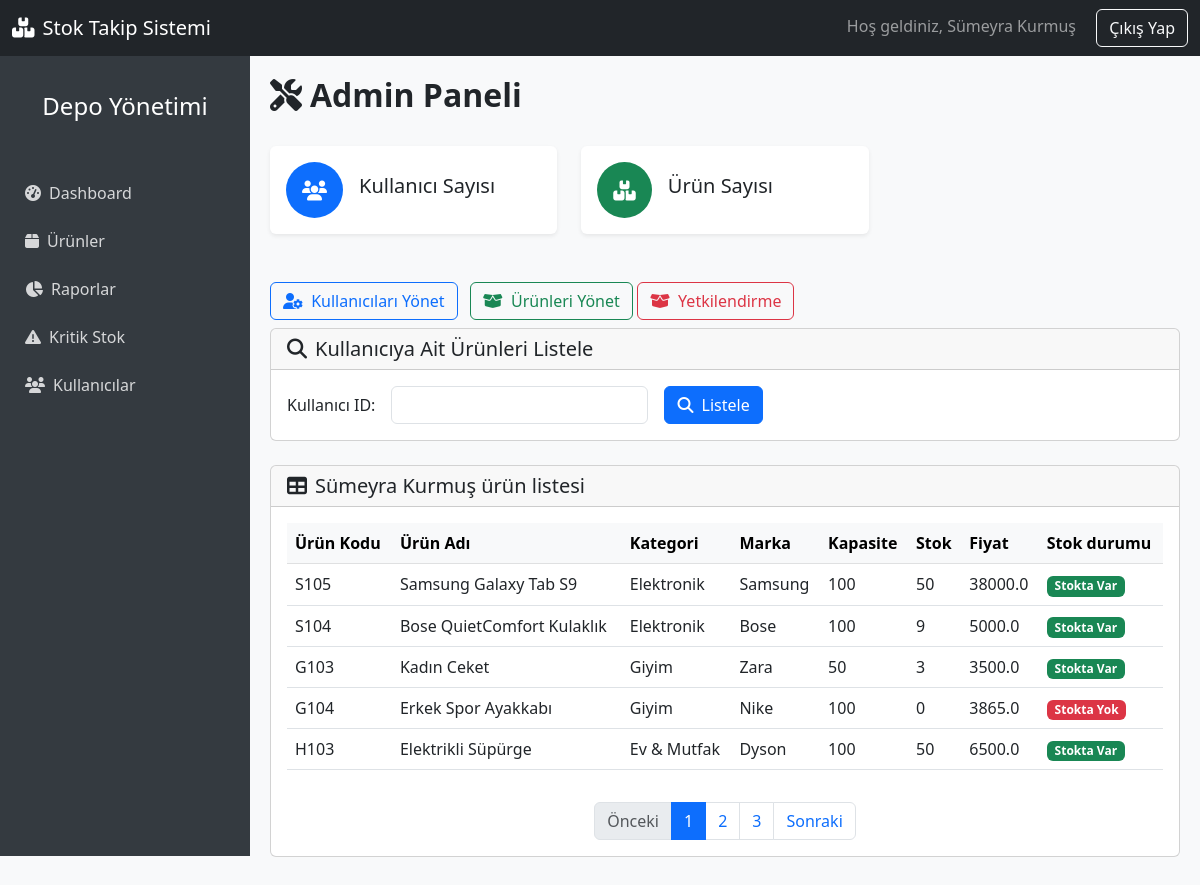
Screenshot of /admin/user-products?user_id=2 (signed in) with the database file from the repository.
### app.py (models this page shows, shortened)
class User(UserMixin, db.Model):
    id = db.Column(db.Integer, primary_key=True) # essiz id tanimi
    firstName = db.Column(db.String(100), nullable=False) #firstName=form ıcındekı degerı al ve gonder
    lastName = db.Column(db.String(100), nullable=False) #lastName=form ıcındekı degerı al ve gonder
    email = db.Column(db.String(100), unique=True, nullable=False) #email verısı
    role = db.Column(db.String(100), nullable=False, default="User") #role verısı
    phone = db.Column(db.String(15), nullable=False) #phone verısı
    password = db.Column(db.String(100), nullable=False) #password verısı
    confirmPassword = db.Column(db.String(100), nullable=True) #confirmPassword verısı
    urunler = db.relationship('Product', back_populates='user', cascade='all, delete-orphan') #ürünler ile kullanıcı arasında ilişki tanımı

class Product(UserMixin,db.Model):
    id = db.Column(db.Integer, primary_key=True)  # essiz id tanimi
    barkod = db.Column(db.String(100),unique=True ,nullable=False)  # barkod numarasi
    name = db.Column(db.String(100), nullable=False)  # urun adi
    category = db.Column(db.String(50), nullable=False)  # urun kategorisi
    fiyat = db.Column(db.Float, nullable=False)  # urun fiyatı
    marka = db.Column(db.String(50), nullable=False)  # urun markasi
    adet = db.Column(db.Integer, nullable=False)  # urun adedi
    kapasite = db.Column(db.Integer, nullable=False,default=100)  # urun kapasitesi
    user_id = db.Column(db.Integer, db.ForeignKey('user.id'), nullable=False)
    user= db.relationship('User', back_populates='urunler')

### app.py (the view, shortened to what this page needs)
@app.route('/admin/user-products', methods=['GET', 'POST'])
@login_required
def user_products():
    user = None
    page = request.args.get('page', 1, type=int)
    per_page = 5
    user_id = request.args.get('user_id', type=int)
    if user_id:
        user = User.query.get(user_id)
        if user:
            pagination = Product.query.filter_by(user_id=user_id).paginate(page=page, per_page=per_page, error_out=False)
        else:
            flash('Kullanıcı bulunamadı!', 'danger')
            return redirect(url_for('admin_dashboard'))
    else:
        pagination = None
    products = pagination.items if pagination else []
    return render_template('admin_dashboard.html', user=user, products=products, pagination=pagination)

### app.py (called while the page is built)
@login_manager.user_loader
def load_user(id):
    return User.query.get(int(id))

### templates/admin_dashboard.html (shortened to what this page needs)
{% extends "dashboardbase.html" %}
{% block content %}
<div class="d-flex justify-content-between align-items-center mb-4">
  <h2 class="fw-bold"><i class="fas fa-tools me-2"></i>Admin Paneli</h2>
</div>
<div class="row">
  <div class="col-md-6 col-xl-4 mb-4">
    <div class="card shadow-sm border-0">
      <div class="card-body">
        <div class="d-flex align-items-center">
          <div class="bg-primary text-white rounded-circle p-3 me-3">
            <i class="fas fa-users fa-lg"></i>
          </div>
          <div>
            <h5 class="mb-0">Kullanıcı Sayısı</h5>
          </div>
        </div>
      </div>
    </div>
  </div>
  <div class="col-md-6 col-xl-4 mb-4">
    <div class="card shadow-sm border-0">
      <div class="card-body">
        <div class="d-flex align-items-center">
          <div class="bg-success text-white rounded-circle p-3 me-3">
            <i class="fas fa-boxes fa-lg"></i>
          </div>
          <div>
            <h5 class="mb-0">Ürün Sayısı</h5>
          </div>
        </div>
      </div>
    </div>
  </div>
</div>
<div class="mt-4">
  <a href="{{ url_for('users') }}" class="btn btn-outline-primary me-2">
    <i class="fas fa-user-cog me-1"></i> Kullanıcıları Yönet
  </a>
  <a href="{{ url_for('products') }}" class="btn btn-outline-success">
    <i class="fas fa-box-open me-1"></i> Ürünleri Yönet
  </a>
  <a href="{{ url_for('admin_authorization') }}" class="btn btn-outline-danger">
    <i class="fas fa-box-open me-1"></i> Yetkilendirme
  </a>
</div>
<div class="card mb-4 mt-2">
  <div class="card-header">
    <h5 class="mb-0">
      <i class="fas fa-search me-2"></i>Kullanıcıya Ait Ürünleri Listele
    </h5>
  </div>
  <div class="card-body">
    <form method="POST" action="{{ url_for('user_products') }}">
      <div class="row g-3 align-items-center">
        <div class="col-auto">
          <label for="user_id" class="col-form-label">Kullanıcı ID:</label>
        </div>
        <div class="col-auto">
          <input
            type="number"
            id="user_id"
            name="user_id"
            class="form-control"
            required
            min="1"
          />
        </div>
        <div class="col-auto">
          <button type="submit" class="btn btn-primary">
            <i class="fas fa-search me-1"></i> Listele
          </button>
        </div>
      </div>
    </form>
  </div>
</div>
{% if user %}
  {% if products %}
    <div class="card mb-4">
      <div class="card-header">
        <h5 class="mb-0">
          <i class="fas fa-table me-2"></i>{{ user.firstName }} {{ user.lastName }} ürün listesi
        </h5>
      </div>
      <div class="card-body">
        <div class="table-responsive">
          <table class="table table-hover">
            <thead class="table-light">
              <tr>
                <th>Ürün Kodu</th>
                <th>Ürün Adı</th>
                <th>Kategori</th>
                <th>Marka</th>
                <th>Kapasite</th>
                <th>Stok</th>
                <th>Fiyat</th>
                <th>Stok durumu</th>
              </tr>
            </thead>
            <tbody>
              {% for product in products %}
                <tr>
                  <td>{{ product.barkod }}</td>
                  <td>{{ product.name }}</td>
                  <td>{{ product.category }}</td>
                  <td>{{ product.marka }}</td>
                  <td>{{ product.kapasite }}</td>
                  <td>{{ product.adet }}</td>
                  <td>{{ product.fiyat }}</td>
                  {% if product.adet > 0 %}
                    <td><span class="badge bg-success">Stokta Var</span></td>
                  {% else %}
                    <td><span class="badge bg-danger">Stokta Yok</span></td>
                  {% endif %}
                </tr>
              {% endfor %}
            </tbody>
          </table>
        </div>
      </div>
      {% if pagination %}
        <nav>
          <ul class="pagination justify-content-center">
            {% if pagination.has_prev %}
              <li class="page-item">
                <a
                  class="page-link"
                  href="{{ url_for('user_products', user_id=user.id, page=pagination.prev_num) }}"
                  >Önceki</a
                >
              </li>
            {% else %}
              <li class="page-item disabled">
                <span class="page-link">Önceki</span>
              </li>
            {% endif %}
            {% for page in pagination.iter_pages(left_edge=2, right_edge=2, left_current=2, right_current=2) %}
              {% if page %}
                {% if page == pagination.page %}
                  <li class="page-item active">
                    <span class="page-link">{{ page }}</span>
                  </li>
                {% else %}
                  <li class="page-item">
                    <a
                      class="page-link"
                      href="{{ url_for('user_products', user_id=user.id, page=page) }}"
                      >{{ page }}</a
                    >
                  </li>
                {% endif %}
              {% else %}
                <li class="page-item disabled">
                  <span class="page-link">...</span>
                </li>
              {% endif %}
            {% endfor %}
            {% if pagination.has_next %}
              <li class="page-item">
                <a
                  class="page-link"
                  href="{{ url_for('user_products', user_id=user.id, page=pagination.next_num) }}"
                  >Sonraki</a
                >
              </li>
            {% else %}
              <li class="page-item disabled">
                <span class="page-link">Sonraki</span>
              </li>
            {% endif %}
          </ul>
        </nav>
      {% endif %}
    </div>
  {% else %}
    <div class="alert alert-info mt-3" role="alert">
      <i class="fas fa-info-circle me-2"></i>{{ user.firstName }} {{ user.lastName }} kullanıcısına ait ürün bulunamadı.
    </div>
  {% endif %}
{% endif %}
{% endblock %}

### templates/dashboardbase.html (shortened to what this page needs)
<!DOCTYPE html>
<html lang="tr">
  <head>
    <link rel="stylesheet" href="https://cdn.jsdelivr.net/npm/bootstrap@5.3.0/dist/css/bootstrap.min.css"/>
    <link rel="stylesheet" href="https://cdnjs.cloudflare.com/ajax/libs/font-awesome/6.4.0/css/all.min.css"/>
    <link rel="stylesheet" href="{{ url_for('static', filename='dashboard.css') }}?v=1.0">
  </head>
  <body>
    <nav class="navbar navbar-expand-lg navbar-dark bg-dark fixed-top">
      <div class="container-fluid">
        <a class="navbar-brand" href="{{ url_for('home') }}">
          <i class="fas fa-boxes me-2"></i>Stok Takip Sistemi
        </a>
        <div class="auth-buttons">
          {% if current_user.is_authenticated %}
              <span class="navbar-text me-3">Hoş geldiniz, {{ current_user.firstName }} {{ current_user.lastName }}</span>
              <a href="{{ url_for('logout') }}" class="btn btn-outline-light">Çıkış Yap</a>
          {% endif %}
      </div>
    </nav>
    <div class="sidebar" id="sidebar">
      <div class="text-center mb-4 p-3">
        <h4>Depo Yönetimi</h4>
      </div>
      <ul class="nav flex-column">
        <li class="nav-item">
          <a class="nav-link" href="{{ url_for('dashboard') }}">
            <i class="fas fa-tachometer-alt me-2"></i>Dashboard
          </a>
        </li>
        <li class="nav-item">
          <a class="nav-link" href="{{ url_for('products') }}">
            <i class="fas fa-box me-2"></i>Ürünler
          </a>
        </li>
        <li class="nav-item">
          <a class="nav-link" href="{{ url_for('reports') }}">
            <i class="fas fa-chart-pie me-2"></i>Raporlar
          </a>
        </li>
        <li class="nav-item">
          <a class="nav-link" href="{{ url_for('critical_stock') }}">
            <i class="fas fa-exclamation-triangle me-2"></i>Kritik Stok
          </a>
        </li>
        <li class="nav-item">
          <a class="nav-link" href="{{ url_for('users') }}">
            <i class="fas fa-users me-2"></i>Kullanıcılar
          </a>
        </li>
      </ul>
    </div>
    <div class="main-content" id="mainContent">
     {% block content %}
     {% endblock %}
    </div>
  </body>
</html>

### static/dashboard.css (style rules this page uses)
body { padding-top: 56px; background-color: #f8f9fa; }
.sidebar { height: 100vh; position: fixed; left: 0; width: 250px; background-color: #343a40; padding-top: 20px; color: white; transition: transform 0.3s ease; transform: translateX(0); z-index: 1040; }
.sidebar a { color: rgba(255, 255, 255, 0.8); padding: 10px 15px; text-decoration: none; display: block; transition: all 0.2s; border-radius: 4px; margin: 2px 10px; }
.main-content { margin-left: 250px; padding: 20px; transition: margin-left 0.3s ease; }

### rows the page displays
User: firstName "Sümeyra", lastName "Kurmuş"
Product: barkod "S105", name "Samsung Galaxy Tab S9", category "Elektronik", marka "Samsung", kapasite "100", adet "50", fiyat "38000.0", shows "Stokta Var"
Product: barkod "S104", name "Bose QuietComfort Kulaklık", category "Elektronik", marka "Bose", kapasite "100", adet "9", fiyat "5000.0", shows "Stokta Var"
Product: barkod "G103", name "Kadın Ceket", category "Giyim", marka "Zara", kapasite "50", adet "3", fiyat "3500.0", shows "Stokta Var"
Product: barkod "G104", name "Erkek Spor Ayakkabı", category "Giyim", marka "Nike", kapasite "100", adet "0", fiyat "3865.0", shows "Stokta Yok"
Product: barkod "H103", name "Elektrikli Süpürge", category "Ev & Mutfak", marka "Dyson", kapasite "100", adet "50", fiyat "6500.0", shows "Stokta Var"

### other values shown
{{ page }} "1"
{{ page }} "2" "3"
